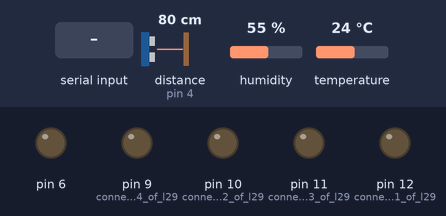
The sketch below on a simulated Arduino Uno, built with avr-gcc and run on an emulated ATmega328P. On the bench: output pins drawn as LEDs (lit = HIGH). The test bench sets the inputs (shaded band); at power-on: distance to the obstacle (sensor on pin 4) 80 cm, humidity 55 %, temperature 24 °C. The echo pulse lasts 58.3 µs per cm; pins used as bus, display or sensor lines are not drawn; what the sketch prints to the serial monitor is not drawn.

Above: at 1.2 s.
1.3 s: "backward" received over Serial
At 2.5 s:
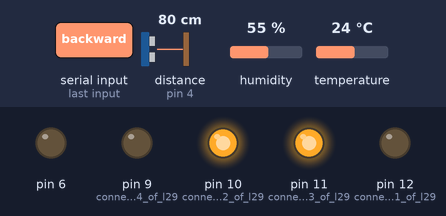
2.8 s: "forward" received over Serial
At 4.0 s:
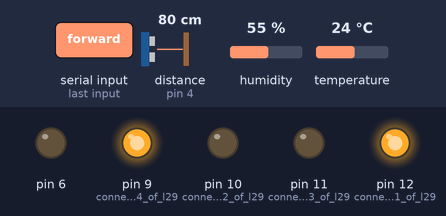
4.3 s: "right" received over Serial
At 4.7 s:
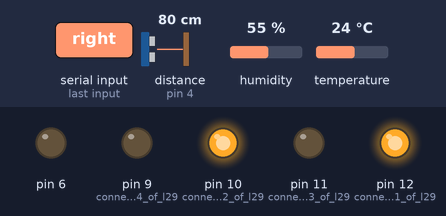
5.8 s: "left" received over Serial
At 6.9 s:
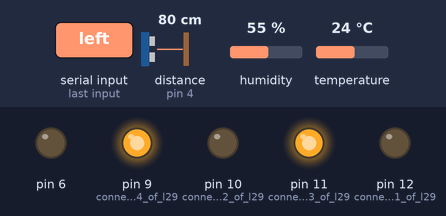
7.3 s: "stop" received over Serial
At 7.9 s:
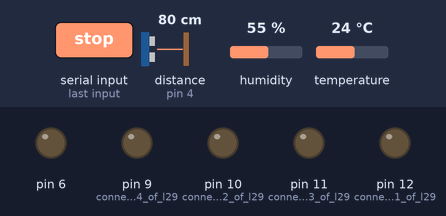
8.8 s: "automatic" received over Serial
At 9.7 s:
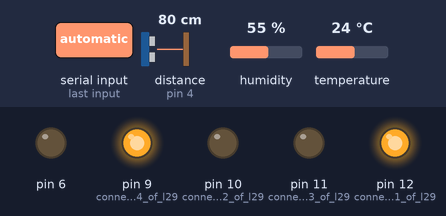
Timing chart, 0 to 11.6 s (numbered marks = the images above; inputs shaded):
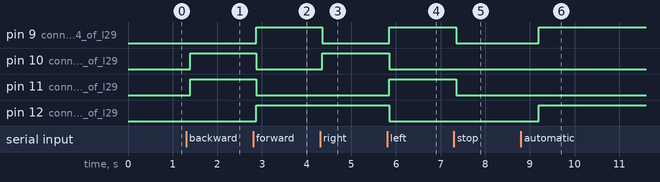

The sketch:

MoistureSensor.ino
```cpp
//#include <SoftwareSerial.h>
#include <dht.h>

dht DHT;
int flag = 0;
//SoftwareSerial BT(0, 1); //TX, RX respetively
String readdata;
int trigPin = 2;
int echoPin = 4;
long duration, cm, inches;
void setup() {
// BT.begin(9600);
 Serial.begin(9600);
  pinMode(trigPin, OUTPUT);
  pinMode(echoPin, INPUT);
  pinMode(12, OUTPUT); // connect to input 1 of l293d
  pinMode(9, OUTPUT); // connect to input 4 of l293d
  pinMode(11, OUTPUT); // connect to input 3 of l293d
  pinMode(10, OUTPUT); // connect to input 2 of l293d
  pinMode(A0,INPUT);
  pinMode(6, OUTPUT);
}
//-----------------------------------------------------------------------//
void loop()
{


//////////////////////////////////////////////////////////////////////////////////////////////////////////////////////////////////////////
  DHT.read11(A0);
 float H = DHT.humidity;
 //float T = DHT.temperature;
 if(H>0){
 Serial.print(int(H));
 Serial.println("%");
 }

 //////////////////////////////////////////////////////////////////////////////////////////////////////////////////
  while (Serial.available()>0)
  {  //Check if there is an available byte to read
  delay(10); //Delay added to make thing stable

  char c = Serial.read(); //Conduct a serial read
  readdata += c; //build the string- "forward", "reverse", "left" and "right"
  }


   if(flag==1){

        digitalWrite(trigPin, LOW);//MEANS OFF NO TRANSMITTING
        delayMicroseconds(2);
         digitalWrite(trigPin, HIGH);//MEANS ON TRANSMITTING
          delayMicroseconds(4);
         digitalWrite(trigPin, LOW);//AGAIN OFF TRANSMITTING

       duration = pulseIn(echoPin, HIGH);// DURATION OF TRAVELLING THE ULTRASONIC SOUND WAVE CALCULATED BY ARDUINO WHICH IS RECEIVED BY THE ECHO PIN. HERE HIHG MEANS ECHO PIN IS ACTIVE AND RECEIVING RETURNED PULSE
// converts the time to a distance
            cm = (duration / 2) / 29.1;//DURATION INCLUDE UP AND DOWN TRAVELLING TIME THAT’S WHY DURATION IS DIVIDED BY 2 IN BOTH CASES
            inches = (duration / 2) / 74;
             delay(250);
   if (inches <= 12)//distance never be like inches=4.5
     {
       digitalWrite (12, LOW);//stop
       digitalWrite (9, LOW);
       digitalWrite (11, LOW);
       digitalWrite (10, LOW);
       delay(500);
        digitalWrite(12, LOW);//back
        digitalWrite(9, LOW);
        digitalWrite(11, HIGH);
        digitalWrite(10,HIGH);
        delay(500);
         digitalWrite (12,HIGH);//right
        digitalWrite (9,LOW);
        digitalWrite (11,LOW);
        digitalWrite (10,HIGH);
        delay(500);
         digitalWrite(12, HIGH);//fwd
        digitalWrite (9, HIGH);
        digitalWrite(11,LOW);
        digitalWrite(10,LOW);

          delay (100);
     }
   else
   {
      digitalWrite(12, HIGH);//fwd
      digitalWrite (9, HIGH);
      digitalWrite(11,LOW);
      digitalWrite(10,LOW);
   }
   }
  //////////////////////////////////////////////////////////////////////////////////////////////////////////////////////////////////
  if (readdata.length() > 0) {
    //Serial.println(readdata); // print data to serial monitor
// if data received as forward move robot forward

  if(readdata == "forward")
  {
    digitalWrite(12, HIGH);
    digitalWrite (9, HIGH);
    digitalWrite(11,LOW);
    digitalWrite(10,LOW);
    flag =0;
    delay(100);
  }
  // if data received as reverse move robot reverse

  else if(readdata == "backward")
  {
    digitalWrite(12, LOW);
    digitalWrite(9, LOW);
    digitalWrite(11, HIGH);
    digitalWrite(10,HIGH);
    delay(100);
    flag =0;
  }
// if data received as right turn robot to right direction.
  else if (readdata == "right")
  {
    digitalWrite (12,HIGH);
    digitalWrite (9,LOW);
    digitalWrite (11,LOW);
    digitalWrite (10,HIGH);
    delay (100);
   flag =0;
  }
// if data received as left turn robot to left direction
 else if ( readdata == "left")
 {
   digitalWrite (12, LOW);
   digitalWrite (9, HIGH);
   digitalWrite (11, HIGH);
   digitalWrite (10, LOW);
   delay (100);
   flag =0;
 }
 // if data received as stop, halt the robot
else if (readdata == "stop"){
  digitalWrite (12, LOW);//stop
   digitalWrite (9, LOW);
   digitalWrite (11, LOW);
   digitalWrite (10, LOW);
   flag =0;

}
else if (readdata == "automatic")
 {

     flag =1;

 }

 else{

 }
}

 if(H>65 && H<0){
  digitalWrite(6,HIGH);
 }

 else{
  digitalWrite(6,LOW);
 }
 //delay(1000);
readdata="";
}

 //Reset the variable
```

Measured:
- after the input at 1.3 s, pin 10 (connect_to_input_2_of_l29), pin 11 (connect_to_input_3_of_l29): LOW → HIGH after 0.09 s
- after the input at 2.8 s, pin 9 (connect_to_input_4_of_l29), pin 12 (connect_to_input_1_of_l29): LOW → HIGH after 0.07 s; pin 10 (connect_to_input_2_of_l29), pin 11 (connect_to_input_3_of_l29): HIGH → LOW after 0.07 s
- after the input at 4.3 s, pin 9 (connect_to_input_4_of_l29): HIGH → LOW after 0.06 s; pin 10 (connect_to_input_2_of_l29): LOW → HIGH after 0.06 s
- after the input at 5.8 s, pin 9 (connect_to_input_4_of_l29), pin 11 (connect_to_input_3_of_l29): LOW → HIGH after 0.05 s; pin 10 (connect_to_input_2_of_l29), pin 12 (connect_to_input_1_of_l29): HIGH → LOW after 0.05 s
- after the input at 7.3 s, pin 9 (connect_to_input_4_of_l29), pin 11 (connect_to_input_3_of_l29): HIGH → LOW after 0.05 s
- after the input at 8.8 s, pin 9 (connect_to_input_4_of_l29), pin 12 (connect_to_input_1_of_l29): LOW → HIGH after 0.39 s
